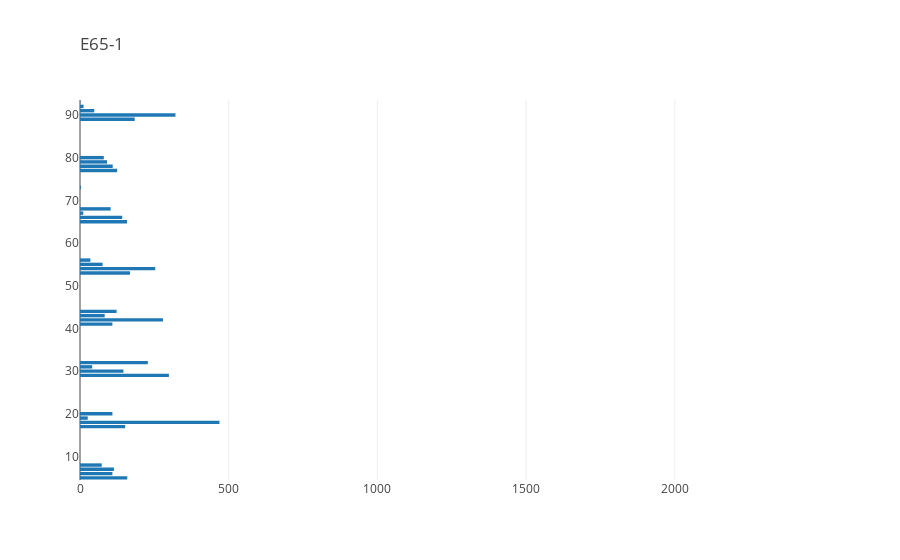
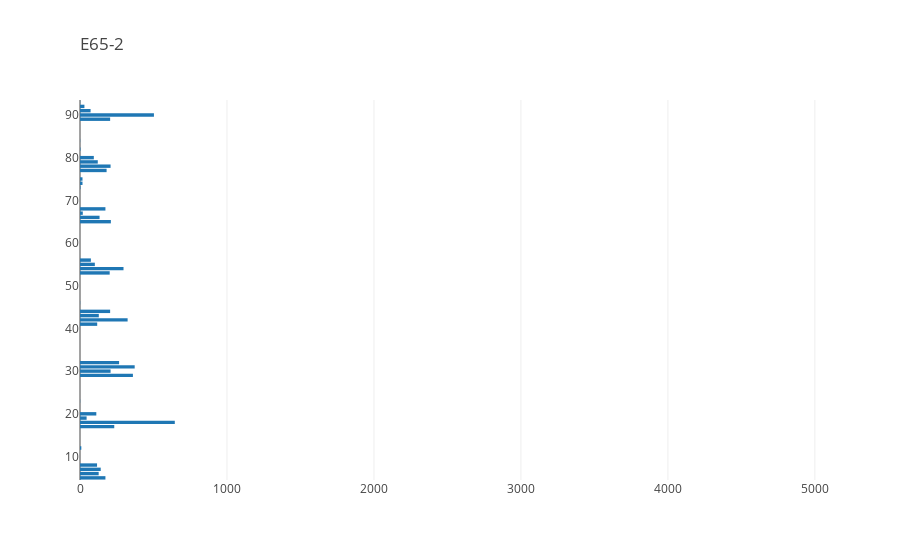
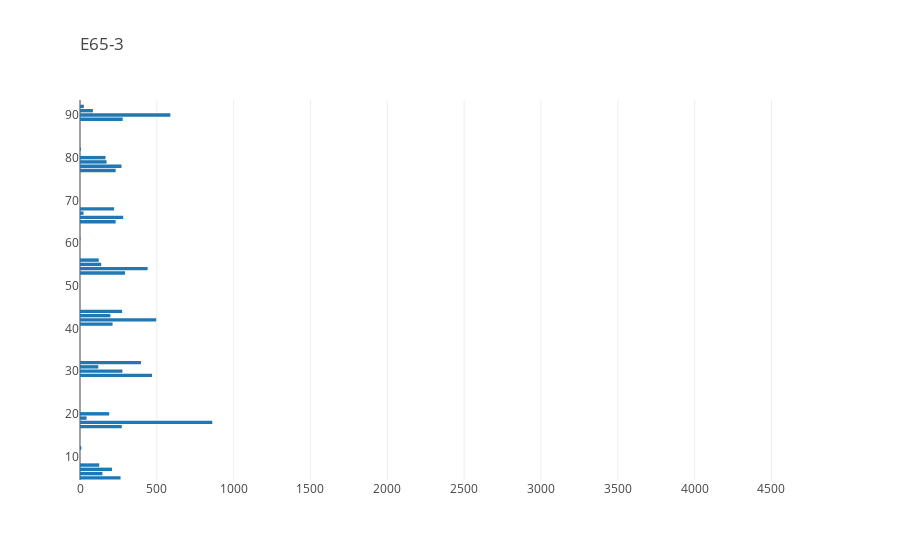
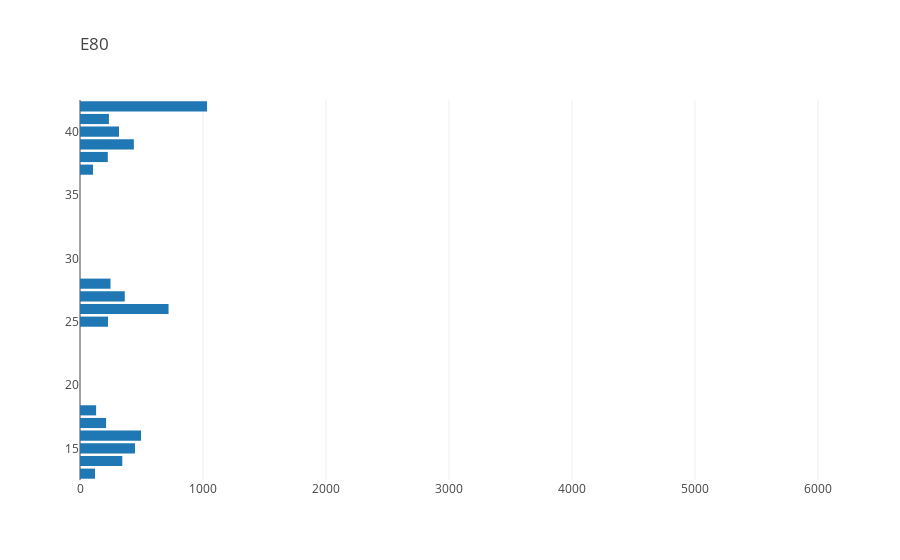

Notebook cell for these charts, in order:
### Code cell
for s in sampletable.keys():
    data = [go.Bar(
        y=sampletable[s][1].value_counts().to_dense().keys(),
        x=sampletable[s][1].value_counts(),
        orientation='h',
        text="",
    )]
    layout = go.Layout(
    title=go.layout.Title(
        text=s,
        xref='paper',
        x=0
    ))
    fig = go.Figure(data=data, layout=layout)
    iplot(fig, show_link=False)
    print(sorted(Counter(sampletable[s][1]).keys()))

### Figure 1 — Plotly figure (JSON) as saved in the notebook; plotly's stock layout.template omitted (floating-point values rounded to 4 significant figures)
{"data": [{"orientation": "h", "text": "", "type": "bar", "uid": "3eb2f05a-e7c6-4056-abfe-c8558c55d8a6", "x": [2364, 469, 420, 321, 299, 279, 253, 228, 184, 168, 159, 158, 152, 146, 142, 125, 123, 114, 110, 109, 109, 109, 103, 91, 83, 80, 76, 73, 48, 41, 35, 26, 12, 11, 3, 1], "y": ["Negative", "18", "Doublet", "90", "29", "42", "54", "32", "89", "53", "5", "65", "17", "30", "66", "77", "44", "7", "78", "6", "41", "20", "68", "79", "43", "80", "55", "8", "91", "31", "56", "19", "92", "67", "73", "93"]}], "layout": {"title": {"text": "E65-1", "x": 0, "xref": "paper"}}}

### Figure 2 — Plotly figure (JSON) as saved in the notebook; plotly's stock layout.template omitted (floating-point values rounded to 4 significant figures)
{"data": [{"orientation": "h", "text": "", "type": "bar", "uid": "6ca39d02-31a1-4dc3-85d5-4881aa99312d", "x": [4783, 4330, 645, 503, 372, 360, 324, 296, 266, 233, 210, 208, 208, 205, 205, 202, 181, 173, 173, 141, 133, 128, 127, 121, 117, 116, 111, 101, 94, 74, 72, 45, 30, 19, 17, 17, 9, 3, 3, 1, 1, 1, 1], "y": ["Negative", "Doublet", "18", "90", "31", "29", "42", "54", "32", "17", "65", "78", "30", "44", "89", "53", "77", "5", "68", "7", "66", "43", "6", "79", "41", "8", "20", "55", "80", "56", "91", "19", "92", "67", "75", "74", "12", "82", "73", "93", "23", "46", "84"]}], "layout": {"title": {"text": "E65-2", "x": 0, "xref": "paper"}}}

### Figure 3 — Plotly figure (JSON) as saved in the notebook; plotly's stock layout.template omitted (floating-point values rounded to 4 significant figures)
{"data": [{"orientation": "h", "text": "", "type": "bar", "uid": "c668a93d-7ec0-4c80-b944-aed1409d0a47", "x": [4575, 2086, 861, 588, 496, 469, 440, 397, 293, 281, 278, 276, 274, 272, 270, 264, 232, 232, 222, 212, 208, 198, 190, 173, 166, 146, 138, 125, 122, 119, 84, 43, 25, 23, 9, 6, 3, 1], "y": ["Negative", "Doublet", "18", "90", "42", "29", "54", "32", "53", "66", "89", "30", "44", "17", "78", "5", "77", "65", "68", "41", "7", "43", "20", "79", "80", "6", "55", "8", "56", "31", "91", "19", "92", "67", "12", "82", "61", "93"]}], "layout": {"title": {"text": "E65-3", "x": 0, "xref": "paper"}}}

### Figure 4 — Plotly figure (JSON) as saved in the notebook; plotly's stock layout.template omitted (floating-point values rounded to 4 significant figures)
{"data": [{"orientation": "h", "text": "", "type": "bar", "uid": "8e14368e-9ebb-4a36-92ce-7c18f8c4c67a", "x": [5716, 4842, 1033, 720, 496, 447, 438, 364, 344, 317, 248, 235, 228, 226, 212, 131, 122, 106], "y": ["Doublet", "Negative", "42", "26", "16", "15", "39", "27", "14", "40", "28", "41", "25", "38", "17", "18", "13", "37"]}], "layout": {"title": {"text": "E80", "x": 0, "xref": "paper"}}}
